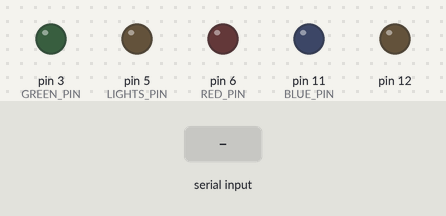
Bench run of a sketch on a simulated Arduino Uno, built with avr-gcc and run on an emulated ATmega328P. On the bench: output pins drawn as LEDs (lit = HIGH). The inputs (shaded band) are chosen by the test bench.

Above: at 1.2 s.
1.3 s: "L" received over Serial
At 2.1 s:
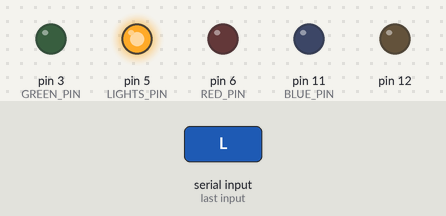
2.8 s: "F" received over Serial
At 3.3 s:
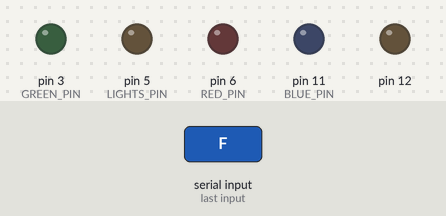
Timing chart, 0 to 5.8 s (numbered marks = the images above; inputs shaded):
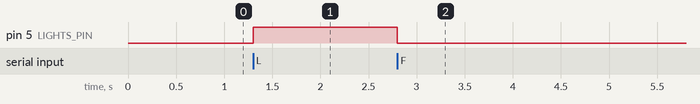

The sketch:

ard_led_controller_V3.2.ino
```cpp
#define RED_PIN 6
#define GREEN_PIN 3
#define BLUE_PIN 11
#define LIGHTS_PIN 5
/// SWITCHED RED AND GREEN PINS AROUND!!!
int r, g, b;
float lights = false;

void setup() {
  Serial.begin(500000);
  pinMode(RED_PIN, OUTPUT);
  pinMode(GREEN_PIN, OUTPUT);
  pinMode(BLUE_PIN, OUTPUT);
  pinMode(LIGHTS_PIN, OUTPUT);
  pinMode(12, OUTPUT);

}

void loop() {
  analogWrite(RED_PIN, r);
  analogWrite(GREEN_PIN, g);
  analogWrite(BLUE_PIN, b);

  if(lights){
    digitalWrite(LIGHTS_PIN, HIGH);
  }else{
    digitalWrite(LIGHTS_PIN, LOW);
  }

  if (Serial.available()) {
    byte temp = Serial.read();
    if (temp == 'S') {
      while (!Serial.available()) {}
      r = Serial.read();
      while (!Serial.available()) {}
      g = Serial.read();
      while (!Serial.available()) {}
      b = Serial.read();
    }
    if (temp == 'L') {
      lights = true;
    }
    if (temp == 'F') {
      lights = false;
    }
  }
}
```

Measured:
- after the input at 1.3 s, pin 5 (LIGHTS_PIN): LOW → HIGH at once
- after the input at 2.8 s, pin 5 (LIGHTS_PIN): HIGH → LOW at once
